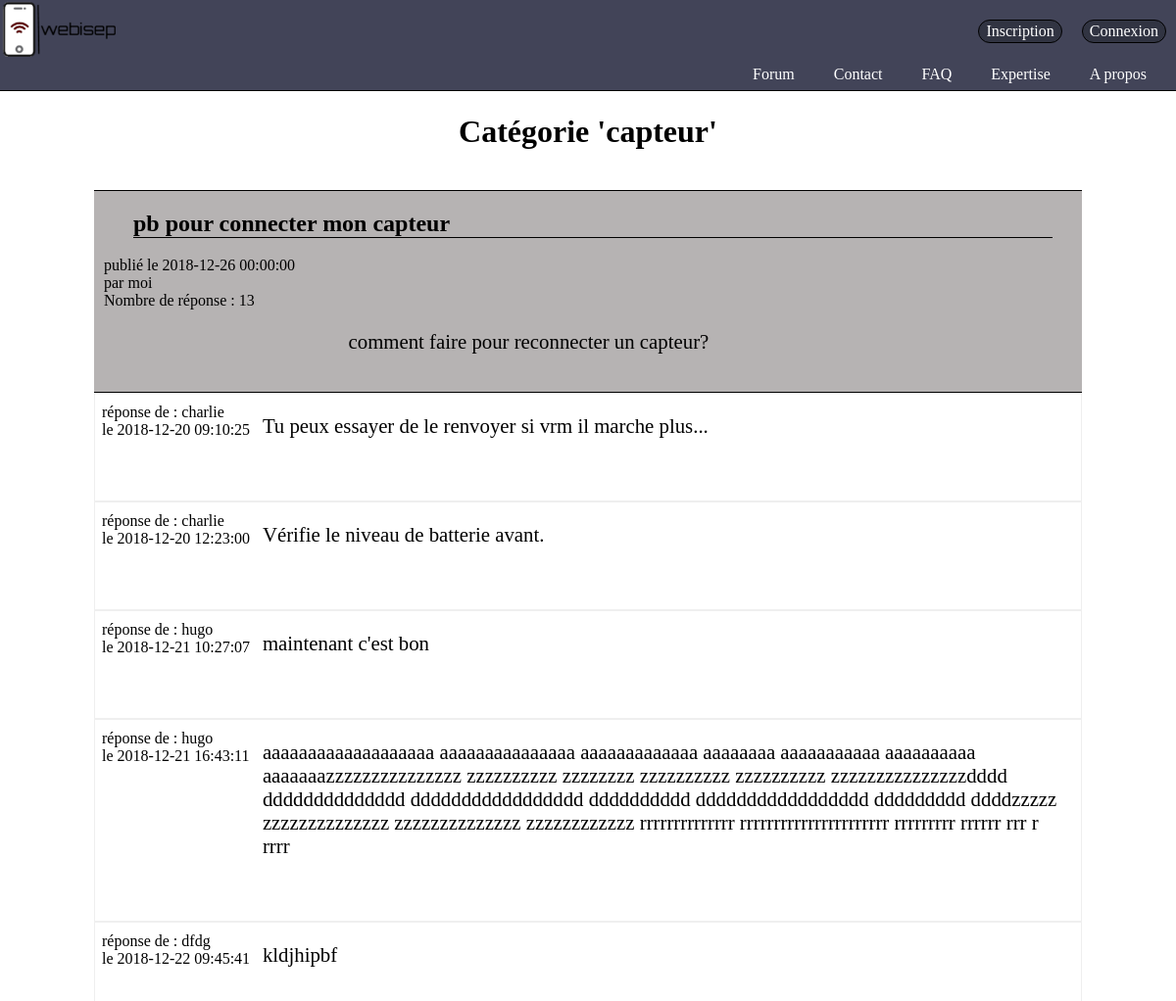
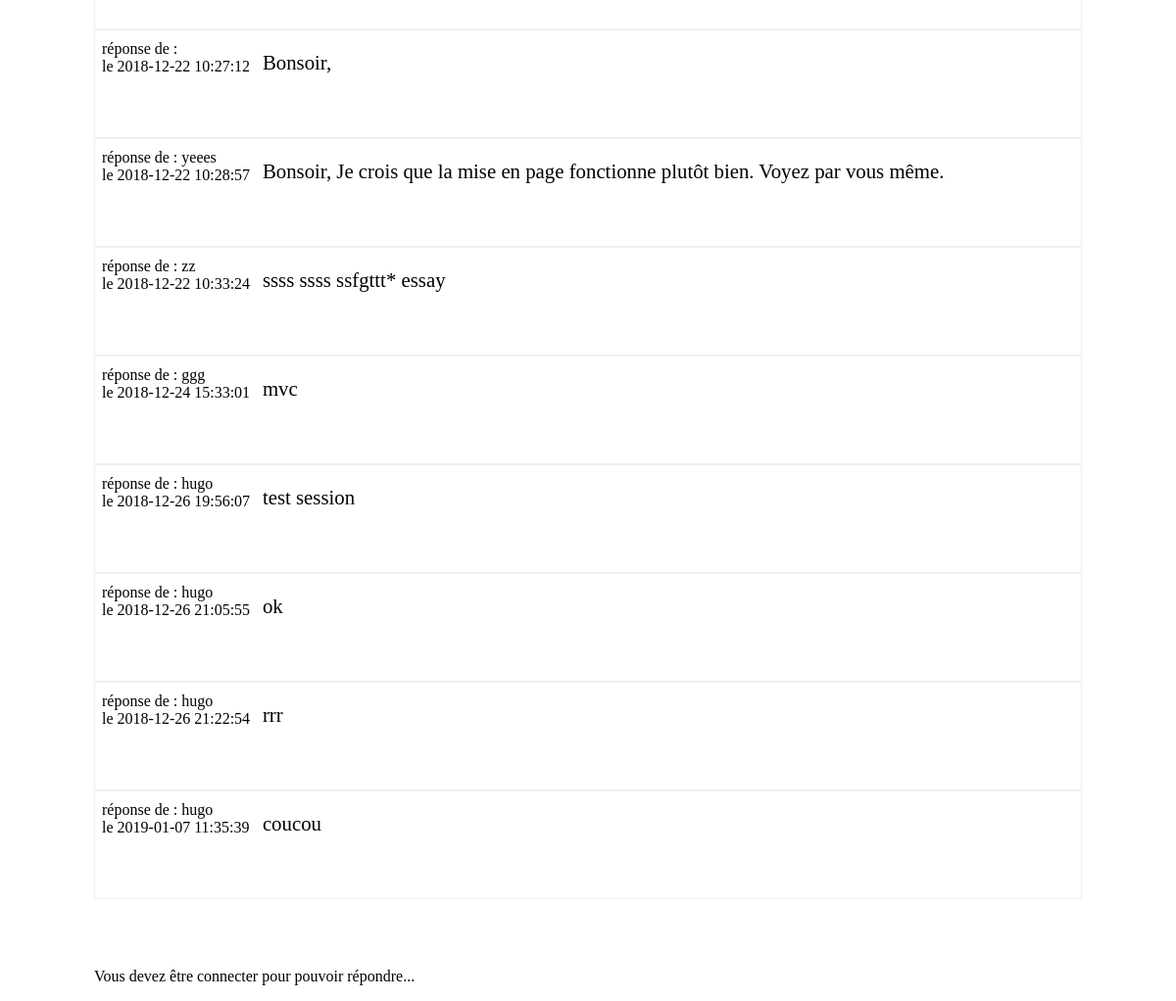
Page /index.php?action=topic&var=capteur&numtopic=1 on the committed database (2 pictures, top to bottom).
### tables this page shows
CREATE TABLE IF NOT EXISTS `topic` (
  `id_topic` int(11) NOT NULL AUTO_INCREMENT,
  `titre` text NOT NULL,
  `date_topic` datetime NOT NULL,
  `author` text NOT NULL,
  `nbrMessage` int(11) DEFAULT NULL,
  `pseudo_dernier` text,
  `id_categorie` int(11) NOT NULL,
  `Question` text NOT NULL,
  PRIMARY KEY (`id_topic`)
);

CREATE TABLE IF NOT EXISTS `message` (
  `id` int(11) NOT NULL AUTO_INCREMENT,
  `date_message` datetime DEFAULT NULL,
  `reponse` text NOT NULL,
  `pseudo` text NOT NULL,
  `id_topic` int(11) DEFAULT NULL,
  PRIMARY KEY (`id`)
);

### controllers/controller.php (called while the page is built, shortened)
<?php
include "models/model.php";
function topic(){
	$selection =$_GET['var'];
	$numtopic=$_GET['numtopic'];
	$request=affichQuestion($selection,$numtopic);
	$reqReponse=affichReponse($numtopic);
	include"views/topic.php";
}
?>

### models/model.php (called while the page is built, shortened)
<?php
function nbrMessage($num){
	$bdd=bdd();
	$reqNbmessage=$bdd ->prepare("SELECT COUNT(reponse) FROM message WHERE id_topic=?");
	$reqNbmessage->execute(array($num));
	$nbmessage=$reqNbmessage ->fetch();
	return $nbmessage;
}
function affichQuestion($selection,$numtopic){
	$bdd=bdd();
	$request=$bdd-> query("SELECT* FROM topic JOIN categorie ON topic.id_categorie=categorie.id WHERE categorie.nom='$selection' AND topic.id_topic='$numtopic'");
	return $request;
}
function affichReponse($numtopic){
	$bdd=bdd();
	$reqReponse=$bdd -> prepare("SELECT * FROM message JOIN topic ON message.id_topic=topic.id_topic WHERE topic.id_topic='$numtopic' ORDER BY message.date_message");
	$reqReponse->execute(array());
	return $reqReponse;
}
?>

### views/topic.php (the view, shortened to what this page needs)
<?php include("General.php");
?>
<html>
<head>
	<link rel="stylesheet" href="design/topic.css" />
</head>
<body>
	<div class="enemble">
	<h1>Catégorie '<?php echo $_GET['var']?>'</h1><br>
	<div class="probleme">
<?php
$nbmessage=nbrMessage($numtopic);
while ($liste=$request->fetch()) {?>
	<div class="topic">
		<h2><a><?php echo $liste['titre'] ?></a></h2>
		<a>publié le <?php echo $liste['date_topic'] ?></a><br>
		<a class="info">par <span><?php echo $liste['author'] ?></span></a><br>
		<a>Nombre de réponse : <?php echo $nbmessage[0] ?></a>
		<br>
		<p class="question"><?php
		echo $liste['Question'] ?></p><br>
	</div>
</div>
	<div class="totalmessage">
		<?php
		while ($listeMessage= $reqReponse -> fetch()) {?>
			<div class="message">
				<div class="gauche">
				<a>réponse de : <?php echo $listeMessage['pseudo'] ?><br> le <?php echo $listeMessage['date_message'] ?></a><br></div>
				<div class="droite">
				<a><?php echo $listeMessage['reponse'] ?><br><br></a>
			</div>
			</div>
		<?php
		}?>
	</div><br><br>
<?php
}
if(empty($_SESSION['id']))
{ ?>
	<br><p>Vous devez être connecter pour pouvoir répondre...</p>
<?php } ?>
</body>
</html>

### design/topic.css (style rules this page uses)
.probleme { border-top: 1px solid black; border-bottom: 1px solid black; padding-left: 10px; background-color: #76707087; font-family: Times, Times New Roman,sans-serif; }
.question { margin-left: 25%; font-size: 1.3em; }
.probleme h2 { border-bottom: 1px solid black; margin-right: 30px; margin-left: 30px; border-top-left-radius: 2px; border-top-right-radius:2px; }
.message { border: 1px solid #EEEE; font-family: Times, Times New Roman,sans-serif; }
.enemble { background-color: white; width: 84%; background-size:cover; background-repeat:no-repeat; background-attachment:fixed; margin-left: auto; margin-right: auto; }
.gauche { padding-left: 7px; padding-top: 10px; float: left; }
.droite { margin-left: 15%; padding:45px 20px 40px 20px; font-size: 1.3em; }
h1 { font-family: Bookman, URW Bookman L, serif; margin: 23px; text-align: center; }
.question { border-bottom: 2px; }
.droite { padding-top: 5px; margin-top: 16px; }

### rows in the picture
topic: titre "pb pour connecter mon capteur", date_topic "2018-12-26 00:00:00", author "moi", nbmessage "13", Question "comment faire pour reconnecter un capteur?"
message: pseudo "charlie", date_message "2018-12-20 09:10:25", reponse "Tu peux essayer de le renvoyer si vrm il marche plus..."
message: pseudo "charlie", date_message "2018-12-20 12:23:00", reponse "Vérifie le niveau de batterie avant."
message: pseudo "hugo", date_message "2018-12-21 10:27:07", reponse "maintenant c'est bon"
message: pseudo "hugo", date_message "2018-12-21 16:43:11", reponse "aaaaaaaaaaaaaaaaaaa aaaaaaaaaaaaaaa aaaaaaaaaaaaa aaaaaaaa aaaaaaaaaaa aaaaaaaaaa aaaaaaazzzzzzzzzzzzzzz zzzzzzzzzz zzzzzzzz zzzzzzzzzz zzzzzzzzzz zzzzzzzzzzzzzzzdddd dddddddddddddd ddddddddddddddddd dddddddddd ddddddddddddddddd ddddddddd ddddzzzzz zzzzzzzzzzzzzz zzzzzzzzzzzzzz zzzzzzzzzzzz rrrrrrrrrrrrrr rrrrrrrrrrrrrrrrrrrrrr rrrrrrrrr rrrrrr rrr r rrrr"
message: pseudo "dfdg", date_message "2018-12-22 09:45:41", reponse "kldjhipbf"
message: date_message "2018-12-22 10:27:12", reponse "Bonsoir,"
message: pseudo "yeees", date_message "2018-12-22 10:28:57", reponse "Bonsoir, Je crois que la mise en page fonctionne plutôt bien. Voyez par vous même."
message: pseudo "zz", date_message "2018-12-22 10:33:24", reponse "ssss ssss ssfgttt* essay"
message: pseudo "ggg", date_message "2018-12-24 15:33:01", reponse "mvc"
message: pseudo "hugo", date_message "2018-12-26 19:56:07", reponse "test session"
message: pseudo "hugo", date_message "2018-12-26 21:05:55", reponse "ok"
message: pseudo "hugo", date_message "2018-12-26 21:22:54", reponse "rrr"
message: pseudo "hugo", date_message "2019-01-07 11:35:39", reponse "coucou"

### other values in the picture
$_GET['var'] "capteur"
